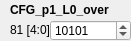
      <widget class="QWidget" name="widget_17" native="true">
       <property name="geometry">
        <rect>
         <x>140</x>
         <y>240</y>
         <width>131</width>
         <height>41</height>
        </rect>
       </property>
       <widget class="QLabel" name="label_501">
        <property name="geometry">
         <rect>
          <x>10</x>
          <y>0</y>
          <width>111</width>
          <height>20</height>
         </rect>
        </property>
        <property name="font">
         <font>
          <weight>75</weight>
          <bold>true</bold>
         </font>
        </property>
        <property name="text">
         <string>CFG_p1_L0_over</string>
        </property>
       </widget>
       <widget class="QLabel" name="addr_CFG_p1_L0_over">
        <property name="geometry">
         <rect>
          <x>10</x>
          <y>20</y>
          <width>101</width>
          <height>20</height>
         </rect>
        </property>
        <property name="text">
         <string>81 [4:0]</string>
        </property>
       </widget>
       <widget class="QSpinBox" name="spinBox_CFG_p1_L0_over">
        <property name="geometry">
         <rect>
          <x>50</x>
          <y>20</y>
          <width>81</width>
          <height>21</height>
         </rect>
        </property>
        <property name="maximum">
         <number>31</number>
        </property>
        <property name="value">
         <number>21</number>
        </property>
        <property name="displayIntegerBase">
         <number>2</number>
        </property>
       </widget>
      </widget>
